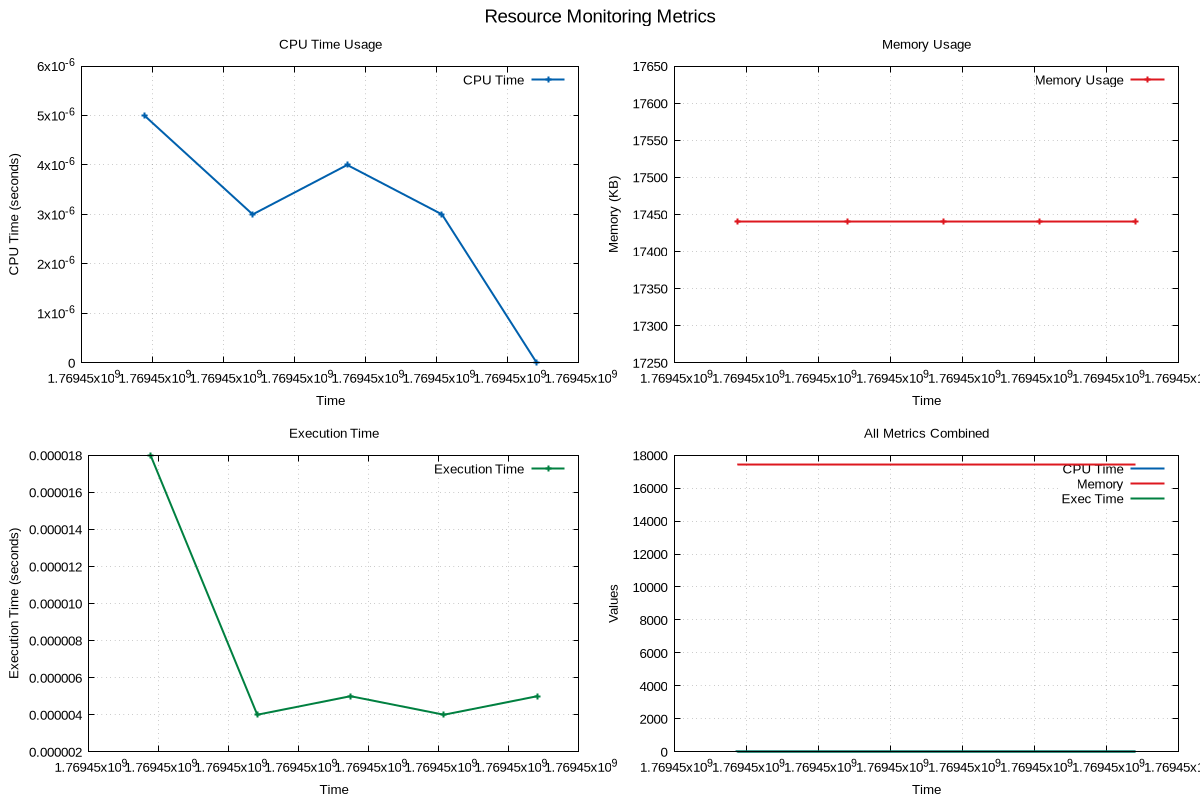

The gnuplot source for this figure:
# GNUplot script for resource monitoring
set terminal pngcairo enhanced font 'Arial,10' size 1200,800
set output 'png/binary_search_20260126_220851.png'

set multiplot layout 2,2 title 'Resource Monitoring Metrics' font 'Arial,14'
set style line 1 lc rgb '#0060ad' lt 1 lw 2
set style line 2 lc rgb '#dd181f' lt 1 lw 2
set style line 3 lc rgb '#008040' lt 1 lw 2

set title 'CPU Time Usage'
set xlabel 'Time'
set ylabel 'CPU Time (seconds)'
set grid
plot 'png/binary_search_20260126_220851.dat' using 1:2 with linespoints ls 1 title 'CPU Time'
set title 'Memory Usage'
set xlabel 'Time'
set ylabel 'Memory (KB)'
set grid
plot 'png/binary_search_20260126_220851.dat' using 1:3 with linespoints ls 2 title 'Memory Usage'
set title 'Execution Time'
set xlabel 'Time'
set ylabel 'Execution Time (seconds)'
set grid
plot 'png/binary_search_20260126_220851.dat' using 1:4 with linespoints ls 3 title 'Execution Time'
set title 'All Metrics Combined'
set xlabel 'Time'
set ylabel 'Values'
set grid
plot 'png/binary_search_20260126_220851.dat' using 1:2 with lines ls 1 title 'CPU Time', \
     'png/binary_search_20260126_220851.dat' using 1:3 with lines ls 2 title 'Memory', \
     'png/binary_search_20260126_220851.dat' using 1:4 with lines ls 3 title 'Exec Time'
unset multiplot
